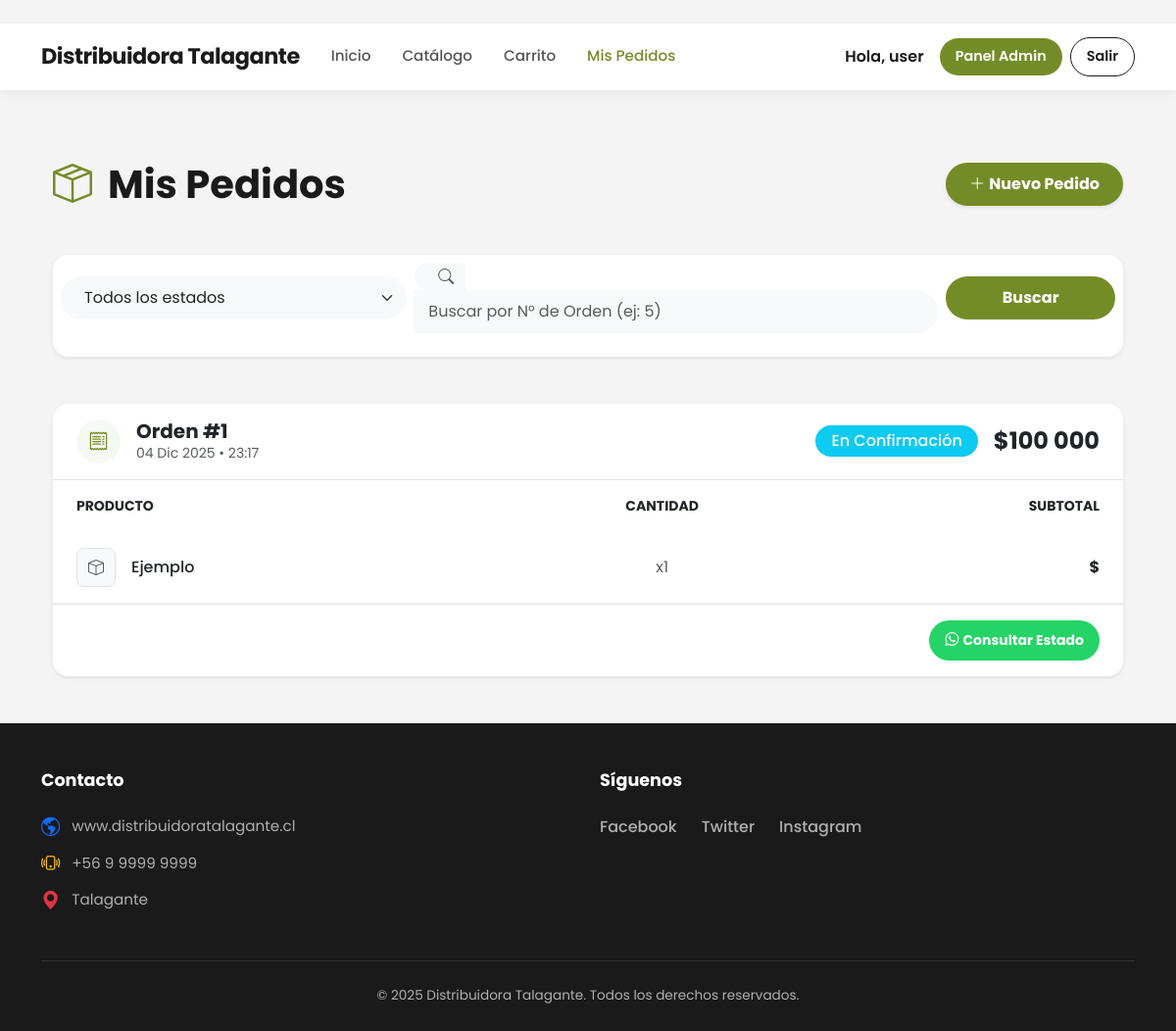
/mis-compras/ (signed in), run on an earlier commit of the app's database.
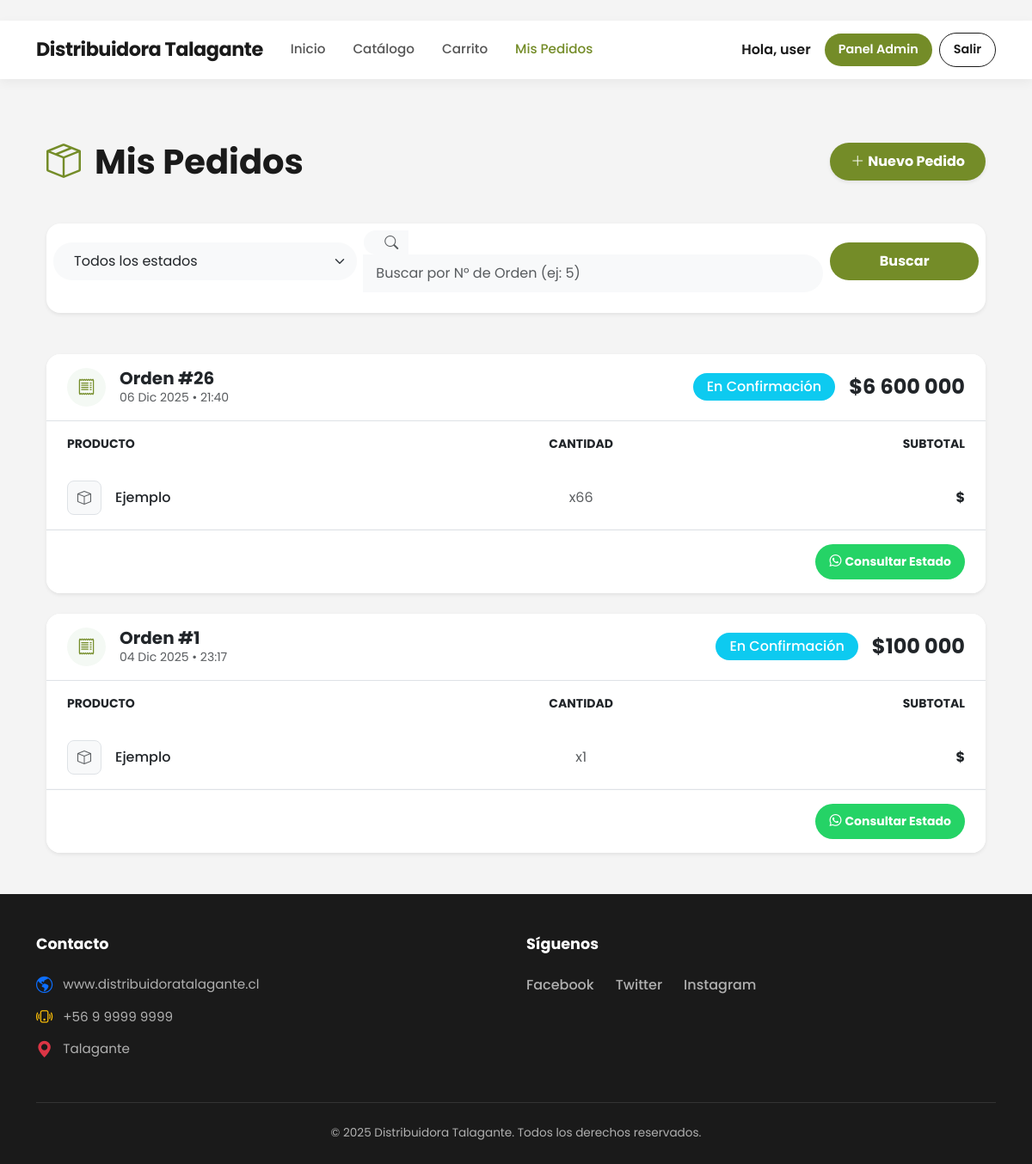
And on a later commit of the database.
### core/models.py (models this page shows, shortened)
class Orden(models.Model):
    ESTADOS = [
        ('pendiente', 'Pendiente de Pago'),
        ('confirmacion', 'En Confirmación'),
        ('preparacion', 'En Preparación'),
        ('despacho', 'En Despacho / Listo para Retiro'),
        ('cancelado', 'Cancelado'),
        ('completado', 'Completado'),
    ]
    METODOS_PAGO = [
        ('transferencia', 'Transferencia Bancaria'),
        ('efectivo', 'Pago en Efectivo (Retiro)'),
    ]
    usuario = models.ForeignKey(User, on_delete=models.CASCADE)
    fecha = models.DateTimeField(auto_now_add=True)
    estado = models.CharField(max_length=20, choices=ESTADOS, default='pendiente')
    total = models.DecimalField(max_digits=12, decimal_places=2)
    metodo_pago = models.CharField(max_length=20, choices=METODOS_PAGO, default='transferencia')
    instrucciones_transferencia = models.TextField(default="Realice transferencia a Cuenta Corriente XXXX-XXXX y envíe comprobante por WhatsApp.")
    comprobante = models.ImageField(upload_to='comprobantes/', blank=True, null=True, help_text="Foto del comprobante de pago")
    nota_comprobante = models.TextField(blank=True, null=True, help_text="Link o nota del comprobante (opcional)")
    mensaje_cliente = models.TextField(blank=True, help_text="Mensaje opcional del cliente")
    def get_whatsapp_link(self):
        return "https://wa.me/56949071013"

class ItemOrden(models.Model):
    orden = models.ForeignKey(Orden, on_delete=models.CASCADE)
    producto = models.ForeignKey(Producto, on_delete=models.CASCADE)
    cantidad = models.PositiveIntegerField()
    precio = models.DecimalField(max_digits=10, decimal_places=2)

class Producto(models.Model):
    codigo_barras = models.CharField(max_length=50, unique=True, blank=True, null=True,help_text="Se genera automáticamente si lo dejas vacío")
    nombre = models.CharField(max_length=200)
    categoria = models.CharField(max_length=50, blank=True)
    descripcion = models.TextField(blank=True)
    unidad_medida = models.CharField(max_length=2, choices=UnidadMedida.choices, default=UnidadMedida.UN)
    stock = models.DecimalField(max_digits=12, decimal_places=3, default=Decimal('0.000'))
    precio = models.DecimalField(
        max_digits=10,
        decimal_places=0,
        default=0,
        verbose_name="Precio"
    )
    tamano_paquete = models.DecimalField(max_digits=10, decimal_places=3, default=Decimal('1.000'), help_text="Ej: 10 para caja de 10 unidades")
    producto_hijo = models.ForeignKey('self', on_delete=models.SET_NULL, null=True, blank=True, related_name='productos_padre')
    fecha_vencimiento = models.DateField(null=True, blank=True)
    imagen = models.ImageField(upload_to='productos/', blank=True, null=True)
    activo = models.BooleanField(default=True)
    creado_en = models.DateTimeField(auto_now_add=True)
    actualizado_en = models.DateTimeField(auto_now=True)

### core/views.py (the view)
# urls.py: path('mis-compras/', views.mis_compras, name='mis_compras'),
@login_required
def mis_compras(request):
    ordenes = Orden.objects.filter(usuario=request.user).order_by('-fecha')
    busqueda = request.GET.get('q')
    estado_filtro = request.GET.get('estado')
    if busqueda:
        busqueda = busqueda.strip()
        if busqueda.isdigit():
            ordenes = ordenes.filter(id=busqueda)
        elif busqueda.startswith('#') and busqueda[1:].isdigit():
            ordenes = ordenes.filter(id=busqueda[1:])
    if estado_filtro:
        ordenes = ordenes.filter(estado=estado_filtro)
    for orden in ordenes:
        for item in orden.itemorden_set.all():
            item.subtotal_temp = item.cantidad * item.precio
    context = {
        'ordenes': ordenes,
        'ESTADOS': Orden.ESTADOS,
    }
    return render(request, 'core/mis_compras.html', context)

### core/templates/core/mis_compras.html (shortened to what the changed rows need)
﻿{% extends 'core/base.html' %}
{% load static %}
{% load humanize %}
{% block content %}
<div class="container py-5 animate-fade-in">
    <div class="d-flex align-items-center justify-content-between mb-5">
        <h1 class="fw-bold mb-0" style="color: #1a1a1a;">
            <i class="bi bi-box-seam me-3" style="color: var(--color-primary);"></i>Mis Pedidos
        </h1>
    </div>
    {% if ordenes %}
        <div class="row g-4">
            {% for orden in ordenes %}
                <div class="col-12">
                    <div class="card border-0 shadow-sm rounded-4 overflow-hidden order-card-hover">
                        <div class="card-header bg-white py-3 px-4 border-bottom d-flex flex-wrap align-items-center justify-content-between gap-3">
                            <div class="d-flex align-items-center gap-3">
                                <div class="icon-box-small rounded-circle d-flex align-items-center justify-content-center"
                                     style="width: 45px; height: 45px; background-color: #f4f9f4; color: var(--color-primary);">
                                    <i class="bi bi-receipt fs-5"></i>
                                </div>
                                <div>
                                    <h5 class="mb-0 fw-bold text-dark">Orden #{{ orden.id }}</h5>
                                    <small class="text-muted">{{ orden.fecha|date:"d M Y" }} • {{ orden.fecha|time:"H:i" }}</small>
                                </div>
                            </div>
                            <div class="d-flex align-items-center gap-3">
                                <span class="badge rounded-pill px-3 py-2 fs-6
                                    {% if orden.estado == 'pendiente' %}bg-warning text-dark
                                    {% elif orden.estado == 'confirmacion' %}bg-info text-white
                                    {% elif orden.estado == 'preparacion' %}bg-primary text-white
                                    {% elif orden.estado == 'despacho' %}bg-orange text-white
                                    {% elif orden.estado == 'completado' %}bg-success text-white
                                    {% else %}bg-secondary text-white{% endif %}">
                                    {{ orden.get_estado_display }}
                                </span>
                                <span class="fs-4 fw-bold text-dark">${{ orden.total|floatformat:0 }}</span>
                            </div>
                        </div>
                        <div class="card-body p-0">
                            <div class="table-responsive">
                                <table class="table table-borderless mb-0 align-middle">
                                    <thead class="bg-light text-muted small text-uppercase">
                                        <tr>
                                            <th class="ps-4 py-3">Producto</th>
                                            <th class="text-center py-3">Cantidad</th>
                                            <th class="text-end pe-4 py-3">Subtotal</th>
                                        </tr>
                                    </thead>
                                    <tbody>
                                        {% for item in orden.itemorden_set.all %}
                                            <tr class="border-bottom border-light">
                                                <td class="ps-4 py-3">
                                                    <div class="d-flex align-items-center gap-3">
                                                        {% if item.producto.imagen %}
                                                            <img src="{{ item.producto.imagen.url }}" class="rounded-3 border" style="width: 40px; height: 40px; object-fit: cover;">
                                                        {% else %}
                                                            <div class="rounded-3 bg-light border d-flex align-items-center justify-content-center" style="width: 40px; height: 40px;">
                                                                <i class="bi bi-box text-muted"></i>
                                                            </div>
                                                        {% endif %}
                                                        <span class="fw-medium text-dark">{{ item.producto.nombre }}</span>
                                                    </div>
                                                </td>
                                                <td class="text-center text-muted">x{{ item.cantidad }}</td>
                                                <td class="text-end pe-4 fw-bold text-dark">${{ item.subtotal_temp|floatformat:0 }}</td>
                                            </tr>
                                        {% endfor %}
                                    </tbody>
                                </table>
                            </div>
                        </div>
                        <div class="card-footer bg-white border-top py-3 px-4 d-flex justify-content-end gap-2">
                            {% if orden.get_whatsapp_link %}
                                <a href="{{ orden.get_whatsapp_link }}" target="_blank" class="btn btn-success btn-sm rounded-pill px-3 fw-bold">
                                    <i class="bi bi-whatsapp me-1"></i>Consultar Estado
                                </a>
                            {% endif %}
                        </div>
                    </div>
                </div>
            {% endfor %}
        </div>
    {% endif %}
</div>
{% endblock %}

What changed in the data, as far as the page shows it:
added Orden: id "26", fecha "06 Dic 2025", fecha "21:40", estado "En Confirmación", total "6 600 000"
added ItemOrden: producto.nombre "Ejemplo", cantidad "66", shown under "26"
